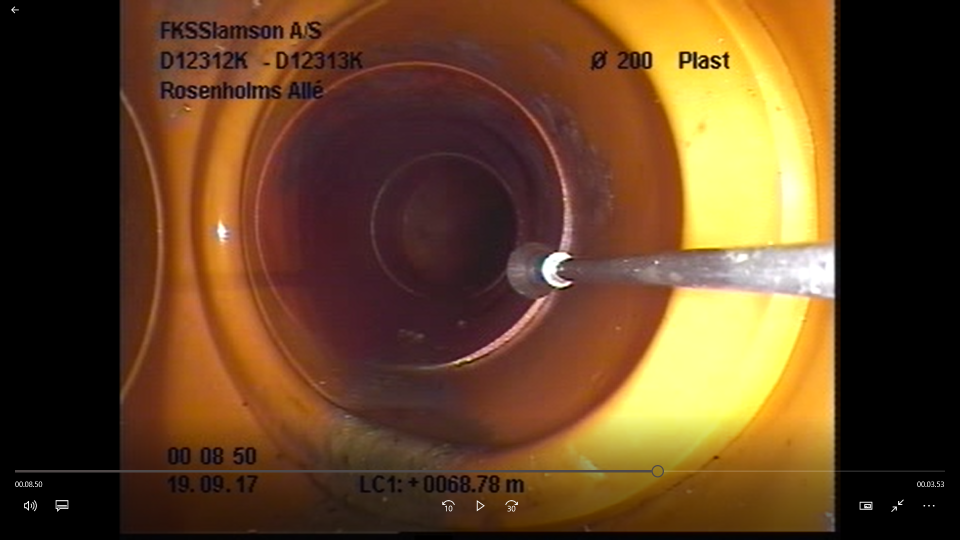
#> input picture materials/GR-type_0_1.jpg, 1920 x 1080 px (shown at 1/2 size)
$ python -i functions.py   (imports and definitions only)   (older library calls are emulated)
#> lines starting #> are read from the running program, lines starting #| are printed output that depends on the picture; after the words box and inside, x2 and y2 are one past the last pixel; in counts of white or black regions, pixels touching at a corner belong together
#> further down, picture is the input picture: shape (1080, 1920, 3); mean B, G, R 36.2, 67.7, 99.4
import math

import cv2
import json
import numpy as np
import Functions.datafile as Vas


# [64 lines left out: functions saveimg, saveVariables, GetVid, GetVid, PrintPic, MedColour, not called in this run]


def Threshold(input_img):
    return_img = cv2.inRange(input_img, (Vas.low_H, Vas.low_S, Vas.low_V), (Vas.high_H, Vas.high_S, Vas.high_V))
    return return_img


# [35 lines left out: functions Sobel, Canny, Blur, Dilation, Erosion, not called in this run]


def Opening(input_img, KernelErode, KernelDila):
    # out_img = np.zeros(input_img)
    KernelErode = cv2.getStructuringElement(cv2.MORPH_ELLIPSE, (KernelErode, KernelErode))
    KernelDila = cv2.getStructuringElement(cv2.MORPH_ELLIPSE, (KernelDila, KernelDila))
    Erodeimg = Erosion(input_img, KernelErode)
    out_img = Dilation(Erodeimg, KernelDila)

    return out_img


# [8 lines left out: function Closing, not called in this run]


def GetFeatures(input_img):  # OLD VERSION NOT ADAPTED WITH THE FEATURES THAT WE NEED
    medcolor = [0, 0, 0]
    area = 0
    perimeter = 0
    circularity = 0
    height, width, _ = input_img.shape
#> height = 1080; width = 1920
    # area is calculated as “height x width”
    areapic = height * width
#> areapic = 2073600
    Vas.picNumb = 0
    Vas.PicNumb1 = 0
    Vas.PicNumb2 = 0
    frame_HSV = cv2.cvtColor(input_img, cv2.COLOR_BGR2HSV)
#> frame_HSV: shape (1080, 1920, 3); mean H, S, V 32.3, 122.1, 99.5
    blur_image = cv2.GaussianBlur(frame_HSV, (Vas.Blur, Vas.Blur), cv2.BORDER_DEFAULT)
#> blur_image: shape (1080, 1920, 3); mean H, S, V 32.3, 122.1, 99.5
    frame_threshold = cv2.inRange(blur_image, (Vas.low_H, Vas.low_S, Vas.low_V), (Vas.high_H, Vas.high_S, Vas.high_V))
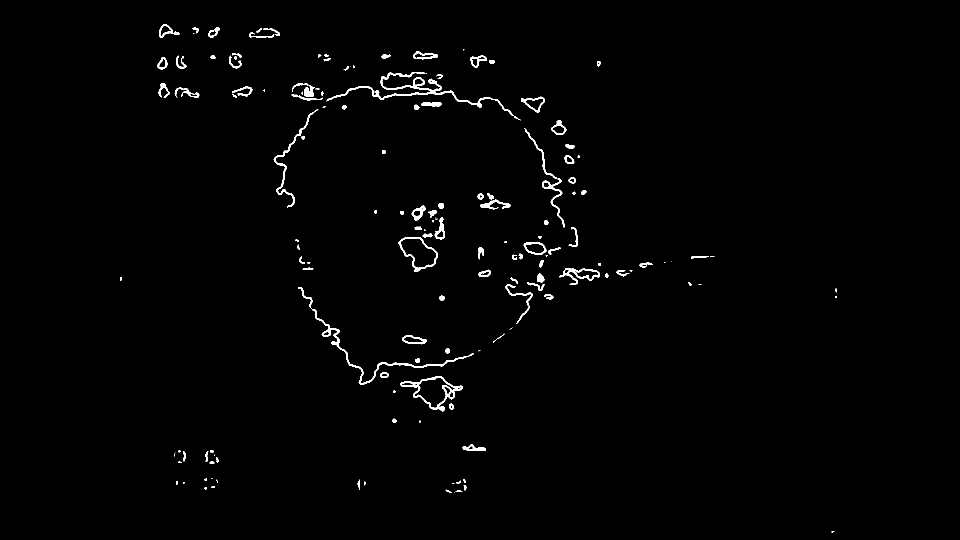
#> frame_threshold: shape (1080, 1920) (shown at 1/2 size); 1.1% white; 152 white regions (43 under 20 px), largest, box (x1, y1, x2, y2) and area: (653, 144, 1042, 241) 2729, (596, 574, 948, 770) 1974, (800, 753, 926, 823) 1408
    Morp_image = Opening(frame_threshold, Vas.ErodeKernel, Vas.DilatKernel)
    contours, hierarchy = cv2.findContours(Morp_image, cv2.RETR_TREE, cv2.CHAIN_APPROX_SIMPLE)
    conimg = input_img.copy()
    cv2.drawContours(conimg, contours, -1, (0, 255, 0), 3)
    for k in range(len(contours)):
        cont = contours[k]
        areacont = cv2.contourArea(cont)
        area = areacont / areapic
        if 0.03 < area < 0.80:
            medcolor = MedColour(input_img, Morp_image)
            perimeter = cv2.arcLength(cont, True)
            circularity = (4 * np.pi * area / (perimeter ** 2))

    data = [medcolor[0], medcolor[1], medcolor[2], area, perimeter, circularity]
    return data

>>> import cv2
>>> picture = cv2.imread('../materials/GR-type_0_1.jpg')
#> (the run stopped early here; a loop or call above may not have finished)

$ run again, on materials/GR-type_0_2.jpg
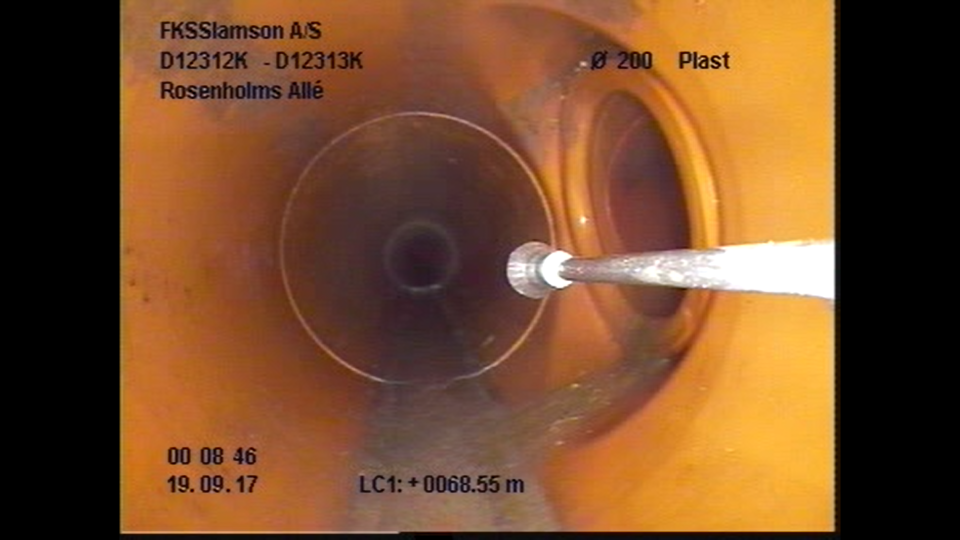
#> input picture materials/GR-type_0_2.jpg, 1920 x 1080 px (shown at 1/2 size)
#> picture is the input picture: shape (1080, 1920, 3); mean B, G, R 42.9, 75.6, 117.7
#> frame_HSV: shape (1080, 1920, 3); mean H, S, V 16.5, 116.9, 117.7
#> blur_image: shape (1080, 1920, 3); mean H, S, V 16.5, 116.9, 117.7
#> in GetFeatures, `frame_threshold = cv2.inRange(blur_image, (Vas.low_H, Vas.low_S, Vas.l..`:
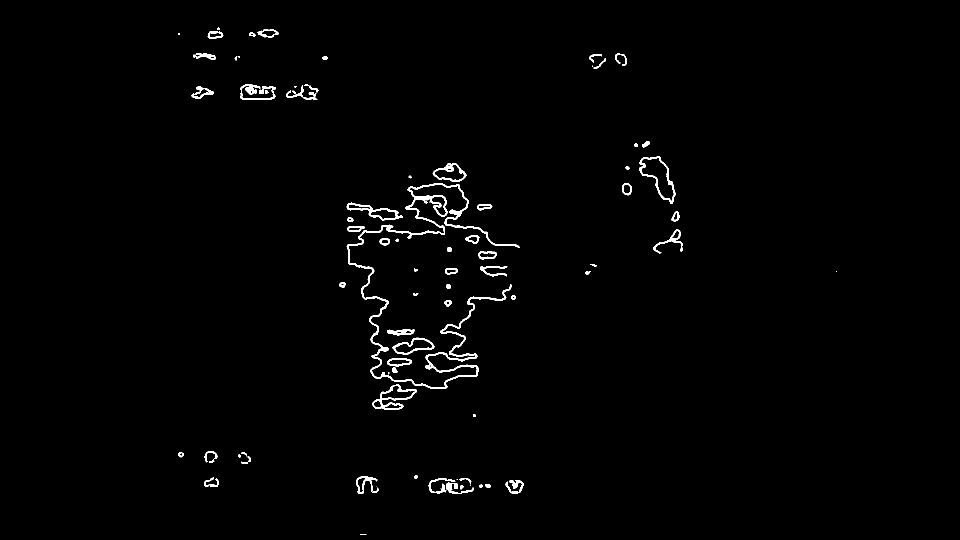
#> frame_threshold: shape (1080, 1920) (shown at 1/2 size); 1.1% white; 83 white regions (13 under 20 px), largest, box (x1, y1, x2, y2) and area: (693, 367, 1040, 778) 8226, (744, 769, 834, 820) 1065, (1279, 312, 1351, 408) 973

$ run again, on materials/GR-type_0_3.jpg
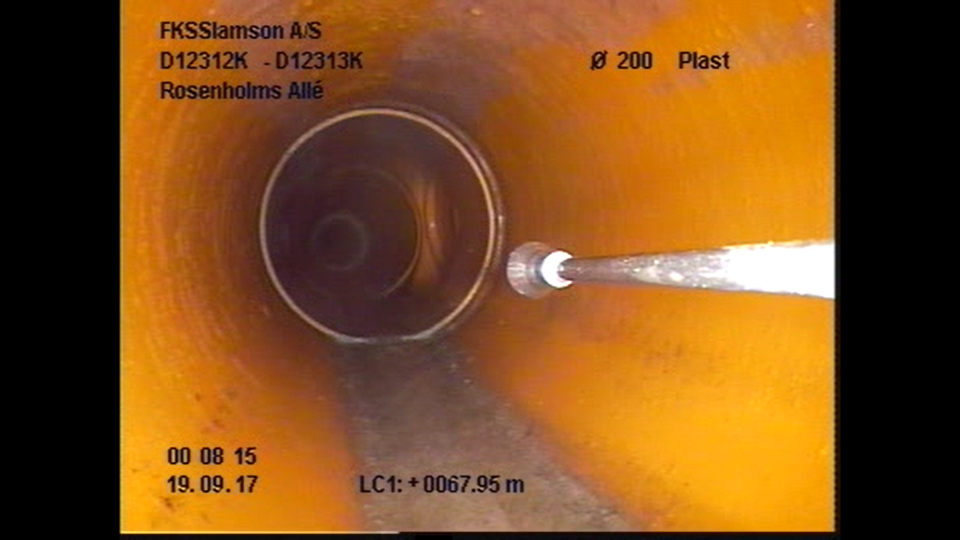
#> input picture materials/GR-type_0_3.jpg, 1920 x 1080 px (shown at 1/2 size)
#> picture is the input picture: shape (1080, 1920, 3); mean B, G, R 29.4, 78.4, 126.8
#> frame_HSV: shape (1080, 1920, 3); mean H, S, V 16.2, 139.2, 126.8
#> blur_image: shape (1080, 1920, 3); mean H, S, V 16.2, 139.2, 126.8
#> in GetFeatures, `frame_threshold = cv2.inRange(blur_image, (Vas.low_H, Vas.low_S, Vas.l..`:
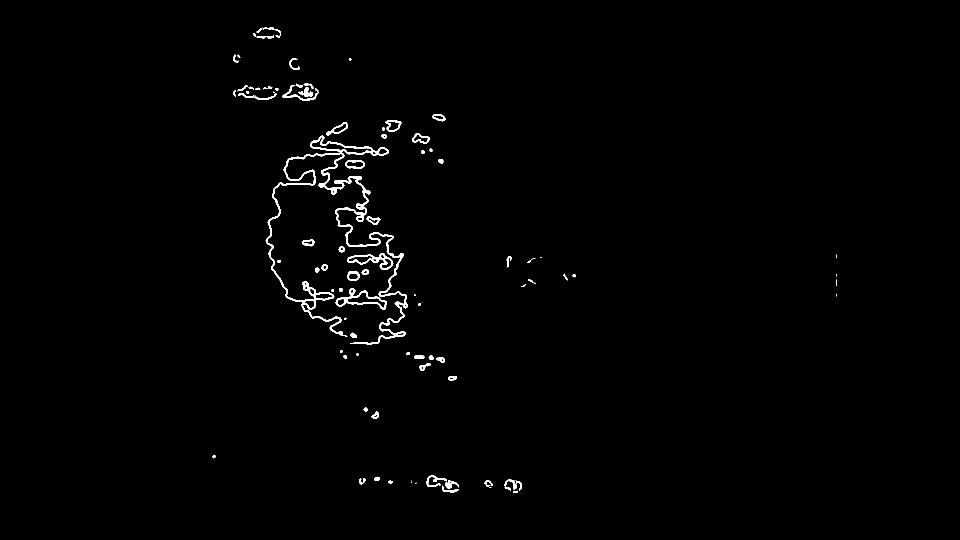
#> frame_threshold: shape (1080, 1920) (shown at 1/2 size); 0.89% white; 87 white regions (13 under 20 px), largest, box (x1, y1, x2, y2) and area: (531, 271, 816, 689) 9261, (671, 576, 774, 619) 968, (694, 506, 787, 540) 863

$ run again, on materials/GR-type_0_4.jpg
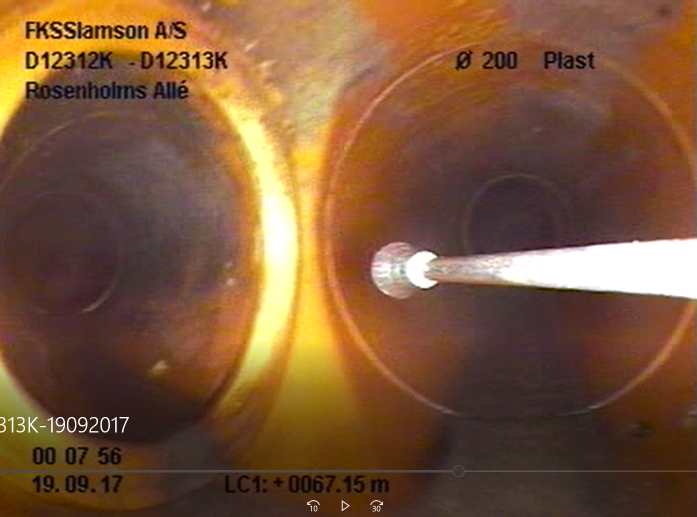
#> input picture materials/GR-type_0_4.jpg, 1393 x 1033 px (shown at 1/2 size)
#> picture is the input picture: shape (1033, 1393, 3); mean B, G, R 57.1, 86.3, 123.7
#> frame_HSV: shape (1033, 1393, 3); mean H, S, V 26.7, 134.8, 123.8
#> blur_image: shape (1033, 1393, 3); mean H, S, V 26.7, 134.8, 123.8
#> in GetFeatures, `frame_threshold = cv2.inRange(blur_image, (Vas.low_H, Vas.low_S, Vas.l..`:
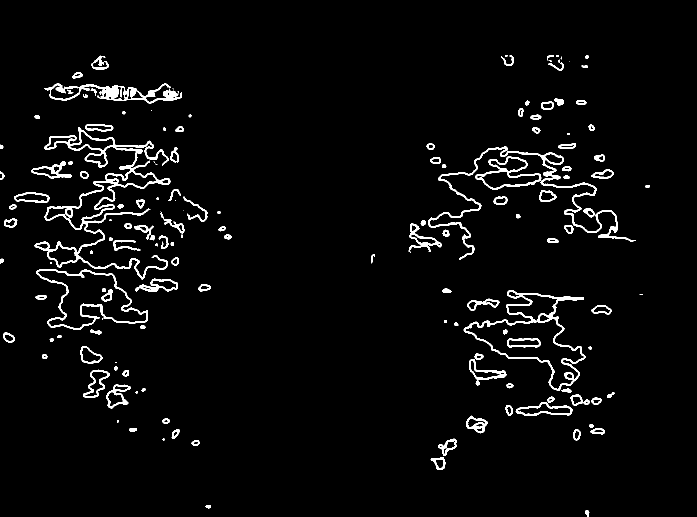
#> frame_threshold: shape (1033, 1393) (shown at 1/2 size); 3.4% white; 151 white regions (22 under 20 px), largest, box (x1, y1, x2, y2) and area: (69, 255, 341, 559) 8970, (856, 293, 1272, 519) 5167, (927, 580, 1171, 781) 4477
